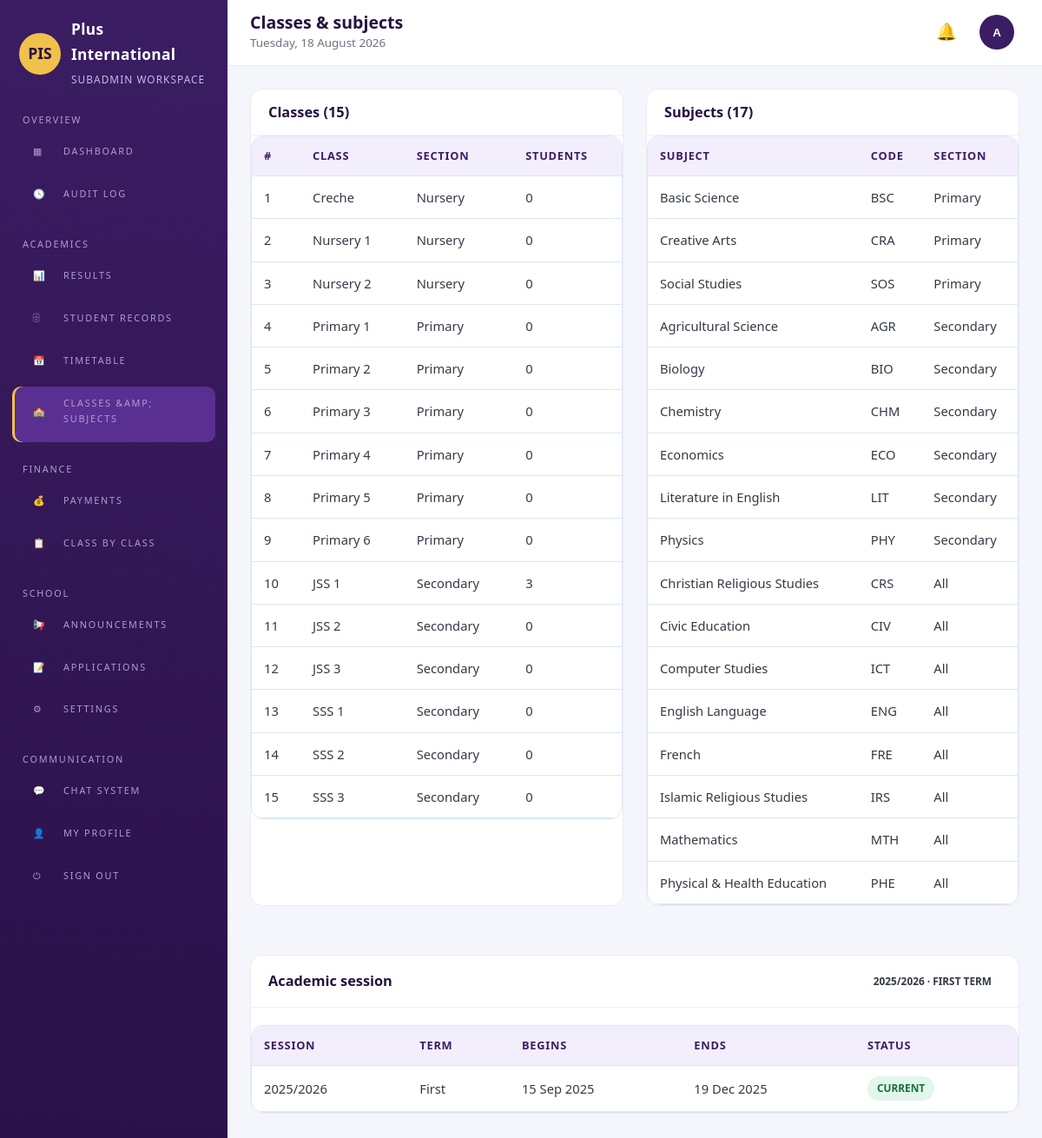
The page /admin/academics/classes.php (signed in) on the database its author committed.
### tables this page shows
CREATE TABLE IF NOT EXISTS school_classes (
    id          INT AUTO_INCREMENT PRIMARY KEY,
    name        VARCHAR(60) NOT NULL UNIQUE,
    section     ENUM('nursery','primary','secondary') NOT NULL,
    level_order INT NOT NULL DEFAULT 0
);

CREATE TABLE IF NOT EXISTS subjects (
    id      INT AUTO_INCREMENT PRIMARY KEY,
    name    VARCHAR(80) NOT NULL UNIQUE,
    code    VARCHAR(20) DEFAULT NULL,
    section ENUM('nursery','primary','secondary','all') NOT NULL DEFAULT 'all'
);

CREATE TABLE IF NOT EXISTS academic_sessions (
    id         INT AUTO_INCREMENT PRIMARY KEY,
    name       VARCHAR(20) NOT NULL UNIQUE,    
    term       ENUM('First','Second','Third') NOT NULL,
    is_current TINYINT(1) NOT NULL DEFAULT 0,
    starts_on  DATE DEFAULT NULL,
    ends_on    DATE DEFAULT NULL
);

### config.php (called while the page is built, shortened)
<?php
function url(string $path = ''): string
{
    return APP_URL . '/' . ltrim($path, '/');
}

### backend/includes/Helpers.php (called while the page is built, shortened)
<?php
function e($value): string
{
    return htmlspecialchars((string) $value, ENT_QUOTES, 'UTF-8');
}
function pretty_date(?string $value, string $format = 'd M Y'): string
{
    return $value ? date($format, strtotime($value)) : '—';
}
function current_session_name(): string
{
    $row = Database::one('SELECT name FROM academic_sessions WHERE is_current = 1 LIMIT 1');
    return $row['name'] ?? (date('Y') . '/' . (date('Y') + 1));
}
function current_term(): string
{
    $row = Database::one('SELECT term FROM academic_sessions WHERE is_current = 1 LIMIT 1');
    return $row['term'] ?? 'First';
}
function classes_list(): array
{
    return Database::all('SELECT * FROM school_classes ORDER BY level_order, name');
}

### backend/includes/Auth.php (called while the page is built, shortened)
<?php
final class Auth
{
    public static function role(): string
    {
        return $_SESSION['user']['role'] ?? '';
    }
    public static function is(string ...$roles): bool
    {
        return in_array(self::role(), $roles, true);
    }
    public static function can(string $permission): bool
    {
        return in_array($permission, $_SESSION['permissions'] ?? [], true);
    }
}

### backend/includes/Database.php (called while the page is built, shortened)
<?php
final class Database
{
    private static ?PDO $pdo = null;
    public static function pdo(): PDO
    {
        if (self::$pdo === null) {
            $dsn = sprintf('mysql:host=%s;port=%s;dbname=%s;charset=utf8mb4', DB_HOST, DB_PORT, DB_NAME);
            self::$pdo = new PDO($dsn, DB_USER, DB_PASS, [
                PDO::ATTR_ERRMODE            => PDO::ERRMODE_EXCEPTION,
                PDO::ATTR_DEFAULT_FETCH_MODE => PDO::FETCH_ASSOC,
                PDO::ATTR_EMULATE_PREPARES   => false,
            ]);
        }
        return self::$pdo;
    }
    public static function run(string $sql, array $params = []): PDOStatement
    {
        $stmt = self::pdo()->prepare($sql);
        $stmt->execute($params);
        return $stmt;
    }
    public static function all(string $sql, array $params = []): array
    {
        return self::run($sql, $params)->fetchAll();
    }
    public static function one(string $sql, array $params = []): ?array
    {
        $row = self::run($sql, $params)->fetch();
        return $row === false ? null : $row;
    }
    public static function value(string $sql, array $params = [])
    {
        $value = self::run($sql, $params)->fetchColumn();
        return $value === false ? null : $value;
    }
}

### admin/academics/classes.php (the view, shortened to what this page needs)
<?php
require_once dirname(__DIR__, 2) . '/config.php';
$pageTitle = 'Classes & subjects';
$classes = classes_list();
$subjects = Database::all('SELECT * FROM subjects ORDER BY section, name');
$sessions = Database::all('SELECT * FROM academic_sessions ORDER BY id DESC LIMIT 10');
require_once dirname(__DIR__, 2) . '/backend/includes/layout/dash-header.php';
?>
<div class="grid grid-2">
    <div class="panel">
        <div class="panel-head"><h2>Classes (<?= count($classes) ?>)</h2></div>
        <div class="table-wrap">
            <table class="data">
                <thead><tr><th>#</th><th>Class</th><th>Section</th><th>Students</th></tr></thead>
                <tbody>
                <?php foreach ($classes as $class): ?>
                    <tr>
                        <td><?= (int) $class['level_order'] ?></td>
                        <td><?= e($class['name']) ?></td>
                        <td><?= e(ucfirst($class['section'])) ?></td>
                        <td><?= (int) Database::value("SELECT COUNT(*) FROM users WHERE class_id = ? AND role = 'student'", [$class['id']]) ?></td>
                    </tr>
                <?php endforeach; ?>
                </tbody>
            </table>
        </div>
    </div>
    <div class="panel">
        <div class="panel-head"><h2>Subjects (<?= count($subjects) ?>)</h2></div>
        <div class="table-wrap">
            <table class="data">
                <thead><tr><th>Subject</th><th>Code</th><th>Section</th></tr></thead>
                <tbody>
                <?php foreach ($subjects as $subject): ?>
                    <tr><td><?= e($subject['name']) ?></td><td><?= e($subject['code'] ?? '—') ?></td><td><?= e(ucfirst($subject['section'])) ?></td></tr>
                <?php endforeach; ?>
                </tbody>
            </table>
        </div>
    </div>
</div>
<div class="panel mt-3">
    <div class="panel-head"><h2>Academic session</h2><span class="badge badge-purple"><?= e(current_session_name()) ?> · <?= e(current_term()) ?> Term</span></div>
    <div class="table-wrap mt-2">
        <table class="data">
            <thead><tr><th>Session</th><th>Term</th><th>Begins</th><th>Ends</th><th>Status</th></tr></thead>
            <tbody>
            <?php foreach ($sessions as $row): ?>
                <tr>
                    <td><?= e($row['name']) ?></td><td><?= e($row['term']) ?></td>
                    <td><?= pretty_date($row['starts_on']) ?></td><td><?= pretty_date($row['ends_on']) ?></td>
                    <td><?= $row['is_current'] ? '<span class="badge badge-green">Current</span>' : '<span class="badge badge-gray">Closed</span>' ?></td>
                </tr>
            <?php endforeach; ?>
            </tbody>
        </table>
    </div>
</div>
<?php require dirname(__DIR__, 2) . '/backend/includes/layout/dash-footer.php'; ?>

### backend/includes/layout/dash-header.php (shortened to what this page needs)
<?php
require_once dirname(__DIR__, 3) . '/config.php';
$user = Auth::requireLogin();
$pageTitle = $pageTitle ?? 'Dashboard';
$pageSubtitle = $pageSubtitle ?? date('l, j F Y');
$activeMenu = $activeMenu ?? '';
$pendingPayments = Auth::can('view_payments')
    ? (int) Database::value("SELECT COUNT(*) FROM payment_transactions WHERE status IN ('submitted','verified')")
    : 0;
function side_link(string $key, string $href, string $icon, string $label, string $active, ?int $pill = null): void
{
    printf(
        '<a class="side-link %s" href="%s"><span class="ico">%s</span><span>%s</span>%s</a>',
        $key === $active ? 'active' : '',
        e(url($href)),
        $icon,
        e($label),
        $pill ? '<span class="pill">' . $pill . '</span>' : ''
    );
}
?>
<!DOCTYPE html>
<html lang="en">
<head>
<link rel="stylesheet" href="<?= url('assets/css/style.css') ?>">
<link rel="stylesheet" href="<?= url('assets/css/animations.css') ?>">
<link rel="stylesheet" href="<?= url('assets/css/dashboard.css') ?>">
<link rel="stylesheet" href="<?= url('assets/css/purple-theme.css') ?>">
<link rel="stylesheet" href="<?= url('assets/css/mobile-responsive.css') ?>">
</head>
<body class="dash-body">
<aside class="dash-sidebar">
    <a class="brand" href="<?= url('index.php') ?>">
        <span class="brand-mark">PIS</span>
        <span class="brand-text"><strong>Plus International</strong><small><?= e(ucfirst($user['role'])) ?> workspace</small></span>
    </a>
    <?php if (Auth::is('superadmin', 'subadmin')): ?>
        <div class="side-group">
            <span>Overview</span>
            <?php side_link('dashboard', 'admin/dashboard.php', '▦', 'Dashboard', $activeMenu); ?>
            <?php if (Auth::can('view_audit_log')) side_link('audit', 'admin/system/audit-log.php', '🕓', 'Audit log', $activeMenu); ?>
        </div>
        <div class="side-group">
            <span>Academics</span>
        </div>
        <div class="side-group">
            <span>Finance</span>
            <?php if (Auth::can('view_payments')) side_link('payments', 'admin/payments/overview.php', '💰', 'Payments', $activeMenu, $pendingPayments ?: null); ?>
            <?php if (Auth::can('view_payments')) side_link('class-payments', 'admin/payments/class-payments.php', '📋', 'Class by class', $activeMenu); ?>
        </div>
        <div class="side-group">
            <span>School</span>
        </div>
    <?php endif; ?>
    <div class="side-group">
        <span>Communication</span>
        <a class="side-link" href="<?= url('backend/api/auth/logout.php') ?>"><span class="ico">⏻</span><span>Sign out</span></a>
    </div>
</aside>
<div class="dash-main">
    <div class="dash-topbar">
        <div class="flex gap-1" style="align-items:center">
            <div>
                <h1><?= e($pageTitle) ?></h1>
                <div class="sub"><?= e($pageSubtitle) ?></div>
            </div>
        </div>
        <div class="topbar-actions">
            <div class="user-menu">
                <button class="bell" id="notificationBell" aria-label="Notifications">🔔
                </button>
            </div>
            <div class="user-menu">
                <button data-user-menu style="background:none;border:0;cursor:pointer" class="flex gap-1" aria-label="Account menu">
                    <span class="avatar"><?= e(strtoupper(substr($user['full_name'], 0, 1))) ?></span>
                </button>
            </div>
        </div>
    </div>
    <div class="dash-content">

### backend/includes/layout/dash-footer.php (shortened to what this page needs)
    </div>
</div>
</body>
</html>

### assets/css/style.css (style rules this page uses)
:root { --blue: #1565c0; --blue-dark: #0d47a1; --blue-light: #e8f2fc; --gold: #d4a017; --gold-soft: #f0c14b; --navy: #0b1f3a; --text: #333a45; --muted: #6b7280; --white: #ffffff; --line: #dbe6f3; --radius: 14px; --shadow: 0 10px 30px rgba(13, 71, 161, 0.10); --shadow-lg: 0 18px 45px rgba(11, 31, 58, 0.18); --max: 1180px; }
* { box-sizing: border-box; }
html { scroll-behavior: smooth; }
body { margin: 0; font-family: "Segoe UI", "Helvetica Neue", Arial, sans-serif; color: var(--text); background: var(--white); line-height: 1.65; }
h1, h2, h3, h4 { color: var(--navy); line-height: 1.25; margin: 0 0 .6rem; }
h2 { font-size: 2rem; }
a { color: var(--blue); text-decoration: none; }
.brand { display: flex; align-items: center; gap: 12px; color: var(--white); }
.brand-mark { width: 48px; height: 48px; border-radius: 50%; display: grid; place-items: center; background: var(--gold); color: var(--navy); font-weight: 800; font-size: 1.1rem; flex: none; }
.brand-text strong { display: block; font-size: 1.08rem; letter-spacing: .02em; }
.brand-text small { color: #d8e6f7; font-size: .74rem; letter-spacing: .09em; text-transform: uppercase; }
.grid { display: grid; gap: 26px; }
.grid-2 { grid-template-columns: repeat(2, 1fr); }
.table-wrap { overflow-x: auto; border-radius: var(--radius); border: 1px solid var(--line); background: #fff; }
table.data { width: 100%; border-collapse: collapse; font-size: .92rem; }
table.data th, table.data td { padding: 12px 14px; text-align: left; border-bottom: 1px solid var(--line); }
table.data th { background: var(--blue-light); color: var(--navy); font-size: .8rem; text-transform: uppercase; letter-spacing: .06em; }
.badge { display: inline-block; padding: 4px 11px; border-radius: 999px; font-size: .74rem; font-weight: 700; text-transform: uppercase; }
.badge-green { background: #e2f6ea; color: #14713c; }
.mt-2 { margin-top: 20px; }
.mt-3 { margin-top: 32px; }
.flex { display: flex; }
.gap-1 { gap: 10px; }

### assets/css/dashboard.css (style rules this page uses)
.dash-body { background: #f4f6fb; min-height: 100vh; }
.dash-sidebar { position: fixed; top: 0; left: 0; bottom: 0; width: 262px; overflow-y: auto; background: var(--sidebar, #3b1d63); color: #e9e2f5; padding: 20px 14px 32px; z-index: 120; }
.dash-sidebar .brand { color: #fff; margin-bottom: 26px; padding: 0 8px; }
.dash-sidebar .brand-mark { background: var(--accent, #f0c14b); color: #2a1148; }
.dash-sidebar .brand-text small { color: #cbb9e6; }
.side-group { margin-bottom: 22px; }
.side-group span { display: block; font-size: .68rem; letter-spacing: .16em; text-transform: uppercase; color: #b49ad4; padding: 0 12px; margin-bottom: 8px; }
.side-link { display: flex; align-items: center; gap: 11px; padding: 10px 12px; border-radius: 10px; color: #ded4f0; font-size: .92rem; font-weight: 500; margin-bottom: 3px; transition: background .18s ease, color .18s ease; }
.side-link.active { background: var(--sidebar-active, #5a2f92); color: #fff; box-shadow: inset 3px 0 0 var(--accent, #f0c14b); }
.side-link .ico { width: 22px; text-align: center; }
.dash-main { margin-left: 262px; min-height: 100vh; display: flex; flex-direction: column; }
.dash-topbar { background: #fff; border-bottom: 1px solid #e6e9f2; padding: 14px 26px; display: flex; align-items: center; justify-content: space-between; gap: 16px; position: sticky; top: 0; z-index: 90; }
.dash-topbar h1 { font-size: 1.22rem; margin: 0; }
.dash-topbar .sub { color: #6b7280; font-size: .84rem; }
.topbar-actions { display: flex; align-items: center; gap: 14px; }
.avatar { width: 40px; height: 40px; border-radius: 50%; background: var(--sidebar, #3b1d63); color: #fff; display: grid; place-items: center; font-weight: 700; }
.bell { position: relative; font-size: 1.2rem; color: #4b5563; background: none; border: 0; cursor: pointer; }
.user-menu { position: relative; }
.dash-content { padding: 26px; flex: 1; }
.panel { background: #fff; border: 1px solid #e9ecf5; border-radius: 14px; margin-bottom: 24px; overflow: hidden; }
.panel-head { padding: 16px 20px; border-bottom: 1px solid #eef0f6; display: flex; justify-content: space-between; align-items: center; gap: 12px; flex-wrap: wrap; }
.panel-head h2, .panel-head h3 { margin: 0; font-size: 1.02rem; }

### rows shown on the page
school_classes: level_order "1", name "Creche", section "Nursery", id "0"
school_classes: level_order "2", name "Nursery 1", section "Nursery", id "0"
school_classes: level_order "3", name "Nursery 2", section "Nursery", id "0"
school_classes: level_order "4", name "Primary 1", section "Primary", id "0"
school_classes: level_order "5", name "Primary 2", section "Primary", id "0"
school_classes: level_order "6", name "Primary 3", section "Primary", id "0"
school_classes: level_order "7", name "Primary 4", section "Primary", id "0"
school_classes: level_order "8", name "Primary 5", section "Primary", id "0"
school_classes: level_order "9", name "Primary 6", section "Primary", id "0"
school_classes: level_order "10", name "JSS 1", section "Secondary", id "3"
school_classes: level_order "11", name "JSS 2", section "Secondary", id "0"
school_classes: level_order "12", name "JSS 3", section "Secondary", id "0"
school_classes: level_order "13", name "SSS 1", section "Secondary", id "0"
school_classes: level_order "14", name "SSS 2", section "Secondary", id "0"
school_classes: level_order "15", name "SSS 3", section "Secondary", id "0"
subjects: name "Basic Science", code "BSC", section "Primary"
subjects: name "Creative Arts", code "CRA", section "Primary"
subjects: name "Social Studies", code "SOS", section "Primary"
subjects: name "Agricultural Science", code "AGR", section "Secondary"
subjects: name "Biology", code "BIO", section "Secondary"
subjects: name "Chemistry", code "CHM", section "Secondary"
subjects: name "Economics", code "ECO", section "Secondary"
subjects: name "Literature in English", code "LIT", section "Secondary"
subjects: name "Physics", code "PHY", section "Secondary"
subjects: name "Christian Religious Studies", code "CRS", section "All"
subjects: name "Civic Education", code "CIV", section "All"
subjects: name "Computer Studies", code "ICT", section "All"
subjects: name "English Language", code "ENG", section "All"
subjects: name "French", code "FRE", section "All"
subjects: name "Islamic Religious Studies", code "IRS", section "All"
subjects: name "Mathematics", code "MTH", section "All"
subjects: name "Physical & Health Education", code "PHE", section "All"
academic_sessions: name "2025/2026", term "FIRST", term "First", starts_on "15 Sep 2025", ends_on "19 Dec 2025", is_current "CURRENT"

### other values the page prints
$user['role'] "SUBADMIN"
$icon "▦ 🕓 📊 🗄 📅 🏫 💰 📋 📢 📝 ⚙ 💬 👤"
$label "DASHBOARD AUDIT LOG RESULTS STUDENT RECORDS TIMETABLE CLASSES &AMP; SUBJECTS PAYMENTS CLASS BY CLASS ANNOUNCEMENTS APPLICATIONS SETTINGS CHAT SYSTEM MY PROFILE"
$pageTitle "Classes & subjects"
substr($user['full_name'], 0, 1) "A"
count($classes) "15"
count($subjects) "17"
